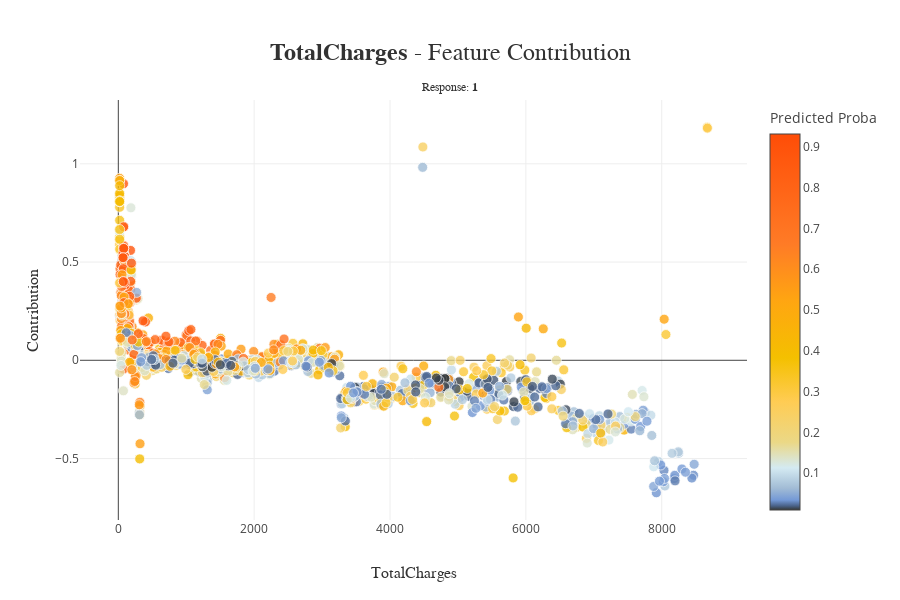

Write notebook code for a chart like this one.
### Code cell
xpl_acv.plot.contribution_plot("TotalCharges")

### Figure 1 — Plotly figure (JSON) as saved in the notebook; plotly's stock layout.template omitted (floating-point values rounded to 4 significant figures; data arrays with more than 128 entries replaced by an {"elided": "..."} marker saying what was removed)
{"data": [{"customdata": {"elided": "1409 int values"}, "hovertemplate": "<b>%{hovertext}</b><br />TotalCharges : %{x}<br />Contribution: %{y:.4f}<extra></extra>", "hovertext": {"elided": "1409 str values"}, "marker": {"color": {"elided": "1409 float values"}, "coloraxis": "coloraxis", "line": {"color": "white", "width": 0.8}, "opacity": 0.8, "size": 10}, "mode": "markers", "type": "scatter", "x": {"elided": "1409 float values"}, "y": {"elided": "1409 float values"}}], "layout": {"coloraxis": {"colorbar": {"title": {"text": "Predicted Proba"}}, "colorscale": [[0, "rgb(52, 55, 54)"], [0.01128, "rgb(74, 99, 138)"], [0.02657, "rgb(116, 153, 214)"], [0.05832, "rgb(162, 188, 213)"], [0.1122, "rgb(212, 234, 242)"], [0.18, "rgb(235, 216, 134)"], [0.2889, "rgb(255, 204, 83)"], [0.4043, "rgb(244 ,192, 0)"], [0.5548, "rgb(255, 166, 17)"], [0.7079, "rgb(255, 123, 38)"], [1, "rgb(255, 77, 7)"]]}, "height": 600, "hovermode": "closest", "title": {"font": {"color": "rgb(50, 50, 50)", "family": "Arial", "size": 24}, "text": "<b>TotalCharges</b> - Feature Contribution<span style='font-size: 12px;'><br />Response: <b>1</b></span>", "x": 0.5, "xanchor": "center", "y": 0.9, "yanchor": "middle"}, "width": 900, "xaxis": {"automargin": true, "title": {"font": {"color": "rgb(50, 50, 50)", "family": "Arial Black", "size": 16}, "text": "TotalCharges"}}, "yaxis": {"automargin": true, "title": {"font": {"color": "rgb(50, 50, 50)", "family": "Arial Black", "size": 16}, "text": "Contribution"}}}}
